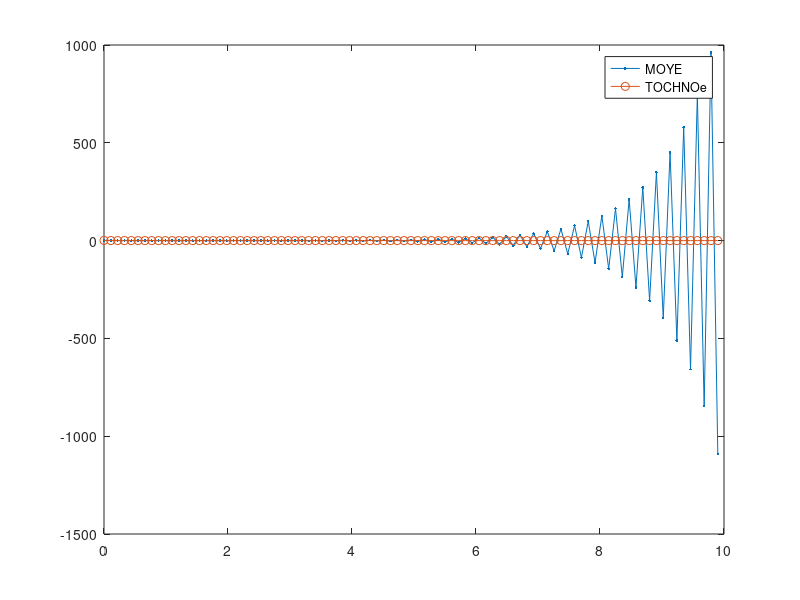
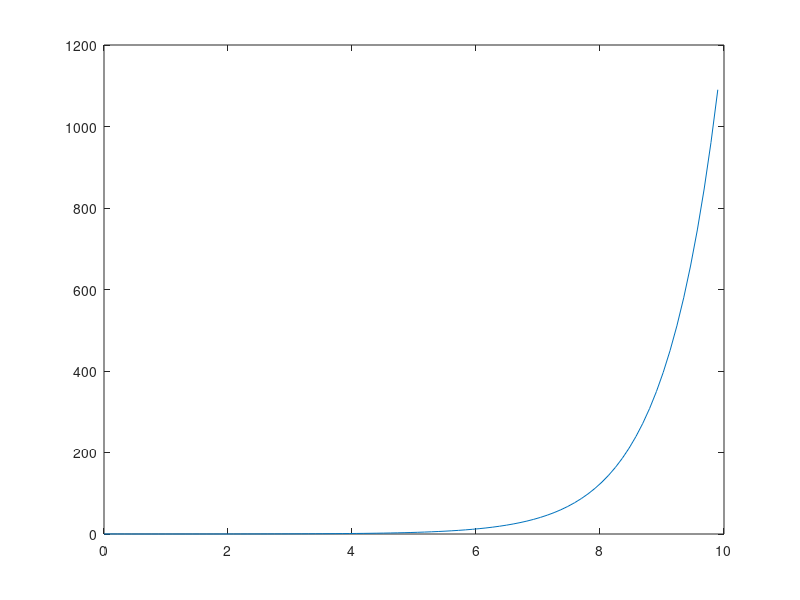

Recreate these plots in MATLAB, in order.
clear;
clc;

lambda = -10;
f = @(t, u) lambda * u;
tochnoe = @(t) exp(lambda * t);

u0 = 1;
t0 = 0;
T = 10;
tau = 1.1 / abs(lambda);
t = t0:tau:T;
n = length(t);
y = zeros(0, n);

y(1) = u0;

k1 = tau * f(t(1), y(1));
k2 = tau * f(t(1) + tau, y(1) + k1);
y(2) = y(1) + (k1 + k2) / 2;

b2 = [3/2, -1/2];
for k=3:n
    y(k) = y(k - 1) + tau * lambda * (b2(1) * y(k - 1) + b2(2) * y(k - 2));
end

plot(t, y, '.-', t, tochnoe(t), 'o-')
legend('MOYE', 'TOCHNOe')

Err = abs(tochnoe(t) - y);

figure

plot(t, Err, '-')
